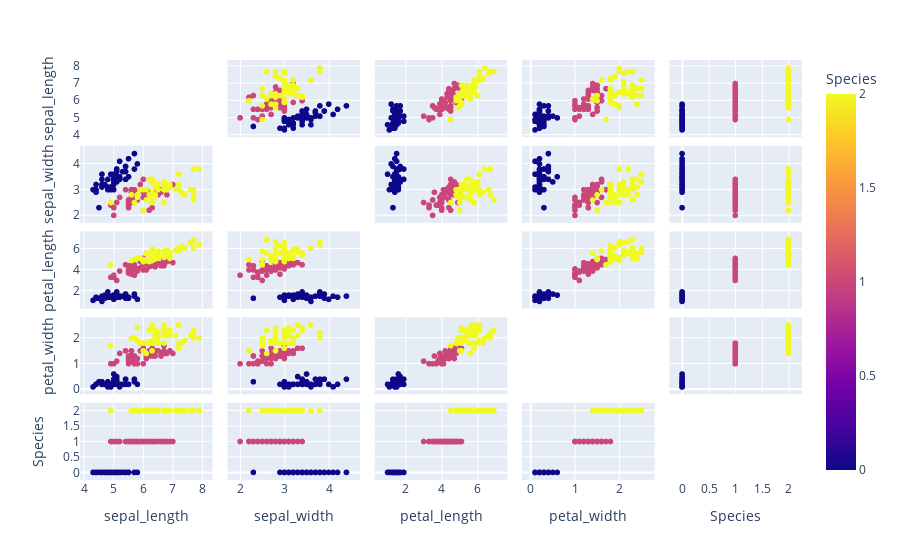

Notebook cell for this chart:
### Code cell
import plotly.express as px



fig = px.scatter_matrix(
    data,
    dimensions=data.columns,
    color="Species"
)
fig.update_traces(diagonal_visible=False)
fig.show()

### Figure 1 — Plotly figure (JSON) as saved in the notebook; plotly's stock layout.template omitted (floating-point values rounded to 4 significant figures; data arrays with more than 128 entries replaced by an {"elided": "..."} marker saying what was removed)
{"data": [{"diagonal": {"visible": false}, "dimensions": [{"axis": {"matches": true}, "label": "sepal_length", "values": {"elided": "150 float values"}}, {"axis": {"matches": true}, "label": "sepal_width", "values": {"elided": "150 float values"}}, {"axis": {"matches": true}, "label": "petal_length", "values": {"elided": "150 float values"}}, {"axis": {"matches": true}, "label": "petal_width", "values": {"elided": "150 float values"}}, {"axis": {"matches": true}, "label": "Species", "values": {"elided": "150 int values"}}], "hovertemplate": "%{xaxis.title.text}=%{x}<br>%{yaxis.title.text}=%{y}<br>Species=%{marker.color}<extra></extra>", "legendgroup": "", "marker": {"color": {"elided": "150 int values"}, "coloraxis": "coloraxis", "symbol": "circle"}, "name": "", "showlegend": false, "type": "splom"}], "layout": {"coloraxis": {"colorbar": {"title": {"text": "Species"}}, "colorscale": [[0, "#0d0887"], [0.1111, "#46039f"], [0.2222, "#7201a8"], [0.3333, "#9c179e"], [0.4444, "#bd3786"], [0.5556, "#d8576b"], [0.6667, "#ed7953"], [0.7778, "#fb9f3a"], [0.8889, "#fdca26"], [1, "#f0f921"]]}, "dragmode": "select", "legend": {"tracegroupgap": 0}, "margin": {"t": 60}}}
